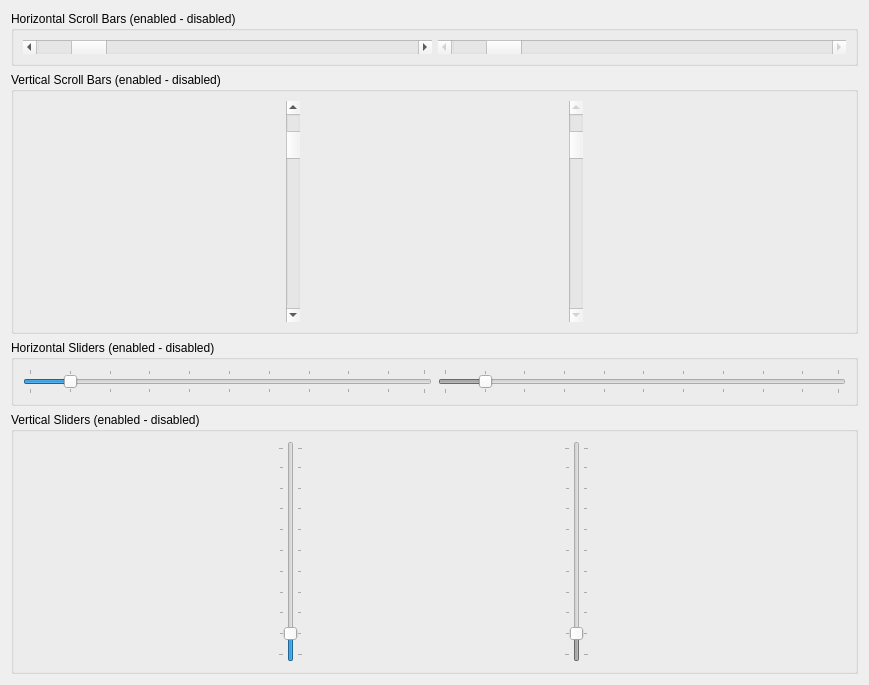
           <widget class="QWidget" name="scrollAreaWidgetContents_10">
            <property name="geometry">
             <rect>
              <x>0</x>
              <y>0</y>
              <width>869</width>
              <height>685</height>
             </rect>
            </property>
            <layout class="QVBoxLayout" name="verticalLayout_17">
             <item>
              <widget class="QGroupBox" name="groupBox_39">
               <property name="title">
                <string>Horizontal Scroll Bars (enabled - disabled)</string>
               </property>
               <layout class="QHBoxLayout" name="horizontalLayout_15">
                <item>
                 <widget class="QScrollBar" name="horizontalScrollBar">
                  <property name="value">
                   <number>10</number>
                  </property>
                  <property name="orientation">
                   <enum>Qt::Horizontal</enum>
                  </property>
                 </widget>
                </item>
                <item>
                 <widget class="QScrollBar" name="horizontalScrollBar_2">
                  <property name="enabled">
                   <bool>false</bool>
                  </property>
                  <property name="value">
                   <number>10</number>
                  </property>
                  <property name="orientation">
                   <enum>Qt::Horizontal</enum>
                  </property>
                 </widget>
                </item>
               </layout>
              </widget>
             </item>
             <item>
              <widget class="QGroupBox" name="groupBox_40">
               <property name="title">
                <string>Vertical Scroll Bars (enabled - disabled)</string>
               </property>
               <layout class="QHBoxLayout" name="horizontalLayout_14">
                <item>
                 <widget class="QScrollBar" name="verticalScrollBar">
                  <property name="sizePolicy">
                   <sizepolicy hsizetype="Fixed" vsizetype="Expanding">
                    <horstretch>0</horstretch>
                    <verstretch>0</verstretch>
                   </sizepolicy>
                  </property>
                  <property name="value">
                   <number>10</number>
                  </property>
                  <property name="orientation">
                   <enum>Qt::Vertical</enum>
                  </property>
                 </widget>
                </item>
                <item>
                 <widget class="QScrollBar" name="verticalScrollBar_2">
                  <property name="enabled">
                   <bool>false</bool>
                  </property>
                  <property name="sizePolicy">
                   <sizepolicy hsizetype="Fixed" vsizetype="Expanding">
                    <horstretch>0</horstretch>
                    <verstretch>0</verstretch>
                   </sizepolicy>
                  </property>
                  <property name="value">
                   <number>10</number>
                  </property>
                  <property name="orientation">
                   <enum>Qt::Vertical</enum>
                  </property>
                 </widget>
                </item>
               </layout>
              </widget>
             </item>
             <item>
              <widget class="QGroupBox" name="groupBox_41">
               <property name="title">
                <string>Horizontal Sliders (enabled - disabled)</string>
               </property>
               <layout class="QHBoxLayout" name="horizontalLayout_17">
                <item>
                 <widget class="QSlider" name="horizontalSlider">
                  <property name="value">
                   <number>10</number>
                  </property>
                  <property name="orientation">
                   <enum>Qt::Horizontal</enum>
                  </property>
                  <property name="tickPosition">
                   <enum>QSlider::TicksBothSides</enum>
                  </property>
                  <property name="tickInterval">
                   <number>10</number>
                  </property>
                 </widget>
                </item>
                <item>
                 <widget class="QSlider" name="horizontalSlider_2">
                  <property name="enabled">
                   <bool>false</bool>
                  </property>
                  <property name="value">
                   <number>10</number>
                  </property>
                  <property name="orientation">
                   <enum>Qt::Horizontal</enum>
                  </property>
                  <property name="tickPosition">
                   <enum>QSlider::TicksBothSides</enum>
                  </property>
                  <property name="tickInterval">
                   <number>10</number>
                  </property>
                 </widget>
                </item>
               </layout>
              </widget>
             </item>
             <item>
              <widget class="QGroupBox" name="groupBox_42">
               <property name="title">
                <string>Vertical Sliders (enabled - disabled)</string>
               </property>
               <layout class="QHBoxLayout" name="horizontalLayout_16">
                <item>
                 <widget class="QSlider" name="verticalSlider">
                  <property name="value">
                   <number>10</number>
                  </property>
                  <property name="orientation">
                   <enum>Qt::Vertical</enum>
                  </property>
                  <property name="tickPosition">
                   <enum>QSlider::TicksBothSides</enum>
                  </property>
                  <property name="tickInterval">
                   <number>10</number>
                  </property>
                 </widget>
                </item>
                <item>
                 <widget class="QSlider" name="verticalSlider_2">
                  <property name="enabled">
                   <bool>false</bool>
                  </property>
                  <property name="value">
                   <number>10</number>
                  </property>
                  <property name="orientation">
                   <enum>Qt::Vertical</enum>
                  </property>
                  <property name="tickPosition">
                   <enum>QSlider::TicksBothSides</enum>
                  </property>
                  <property name="tickInterval">
                   <number>10</number>
                  </property>
                 </widget>
                </item>
               </layout>
              </widget>
             </item>
            </layout>
           </widget>
